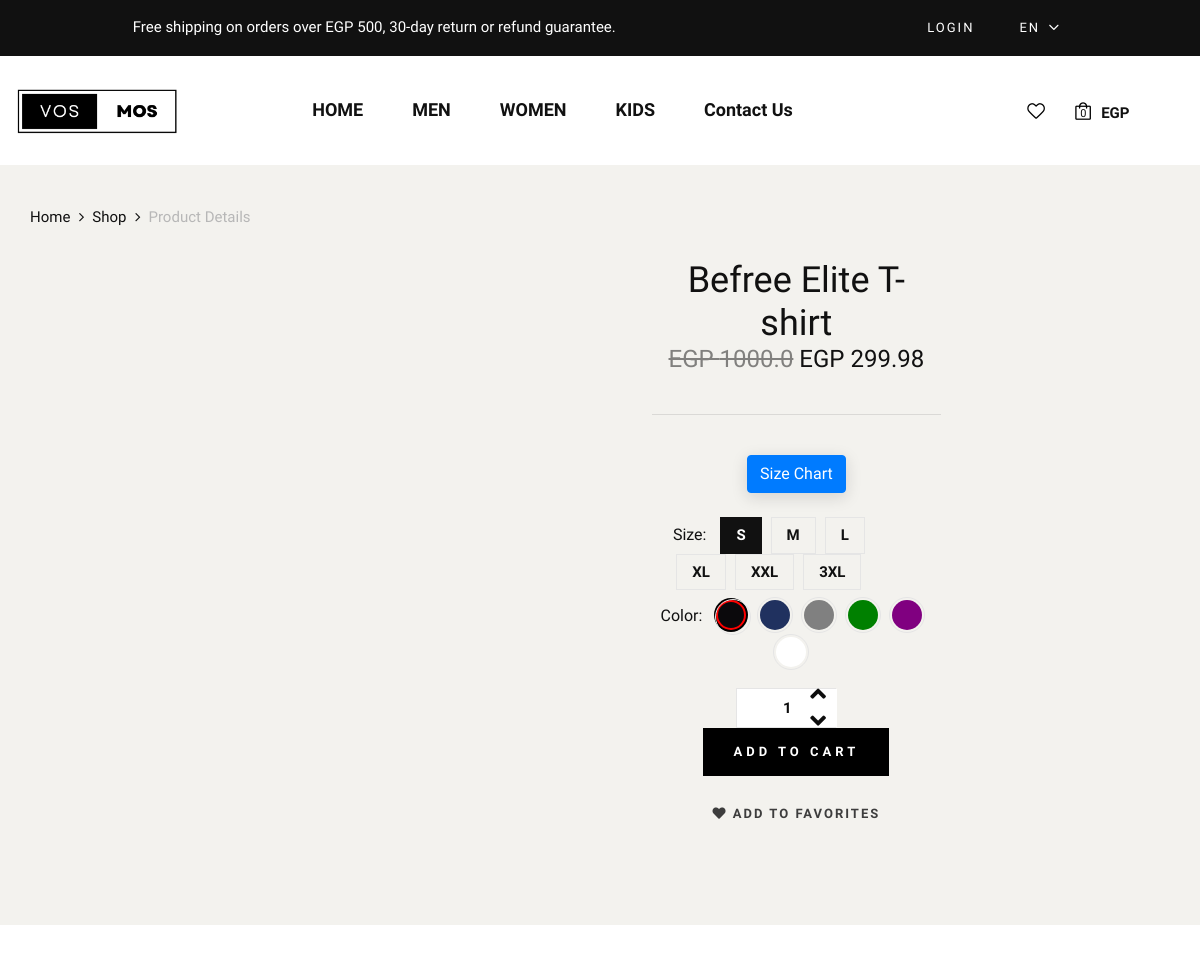
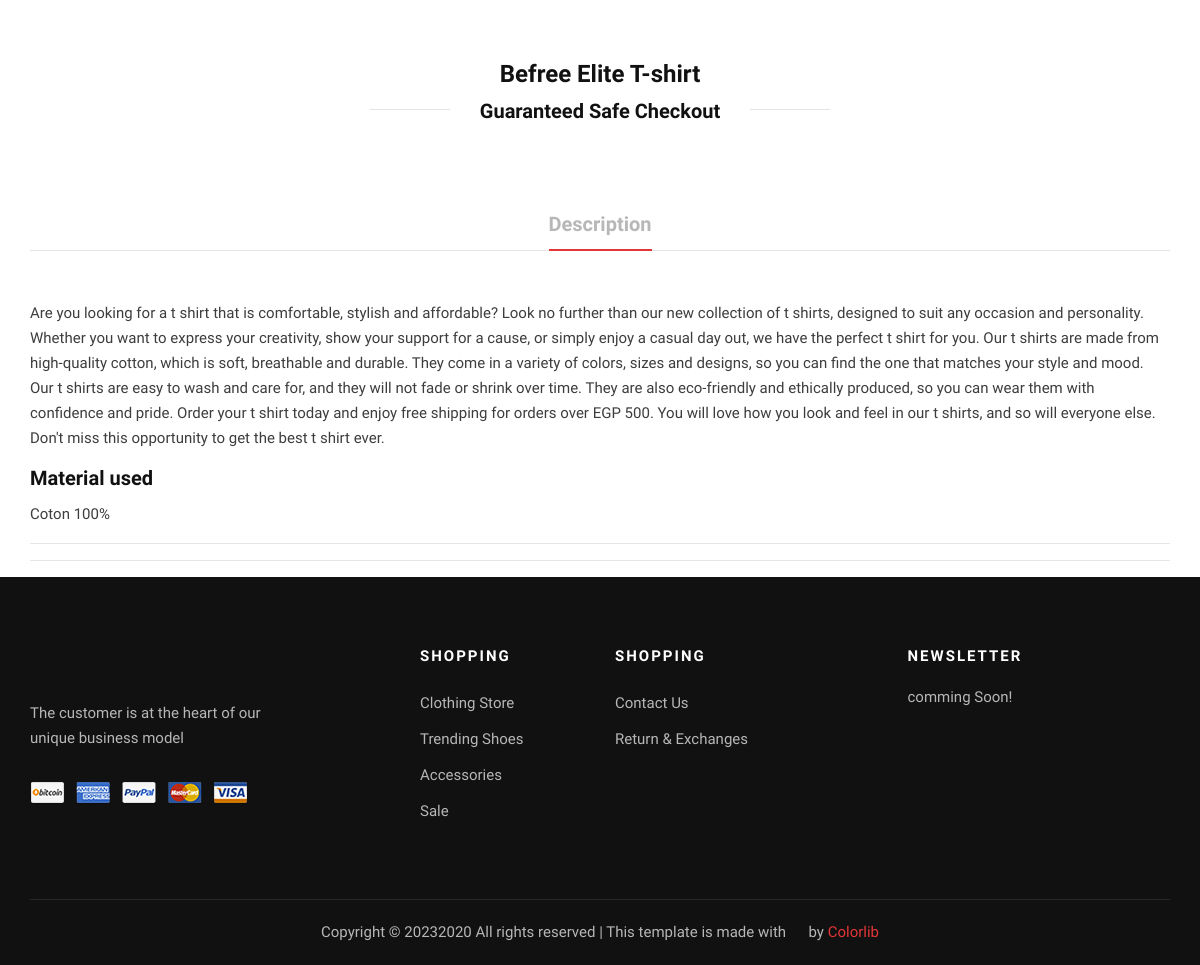
Page /product_detail/25/ on the committed database (2 pictures, top to bottom).
### frontend/models.py (models this page shows, shortened)
class ProductImage(models.Model):
    product = models.ForeignKey(Product, on_delete=models.CASCADE, related_name='images')
    image = models.ImageField(upload_to="static", default="", blank=True, null=True)
    path = models.CharField(max_length=50, default="")
    color = models.CharField(max_length=50, default="")

class Product(models.Model):
    CATEGORY_CHOICES = (
        ('M', 'Men'),
        ('W', 'Women'),
        ('K', 'Kids'),
        ('A', 'Accessories'),
    )
    SUB_CATEGORY_CHOICES = (
    ('S', 'Shirt'),
    ('SW', 'Sport wear'),
    ('OW', 'Outwear')
    )
    LABEL_CHOICES = (
        ('NEW', 'primary'),
        ('BEST Seller', 'secondary'),
        ('N', '')
    )
    product_id = models.AutoField
    id = models.AutoField(primary_key=True, auto_created=True)
    product_name = models.CharField(max_length=50)
    category = models.ManyToManyField('Category', through='ProductCategory')
    label = models.CharField(choices=LABEL_CHOICES, max_length=11, default="")
    subcategory = models.CharField(choices= SUB_CATEGORY_CHOICES ,max_length=50, default="")
    price = models.FloatField(default=0)
    discount_price = models.FloatField(default=0)
    pub_date = models.DateField()
    image = models.ImageField(upload_to="static", default="", blank=True, null=True)
    material = models.CharField(max_length=50, default="Coton 100%")
    description = models.TextField(default="Are you looking for a t shirt that is comfortable, stylish and affordable? Look no further than our new collection of t shirts, designed to suit any occasion and personality. Whether you want to express your creativity, show your support for a cause, or simply enjoy a casual day out, we have the perfect t shirt for you. Our t shirts are made from high-quality cotton, which is soft, breathable and durable. They come in a variety of colors, sizes and designs, so you can find the one that matches your style and mood.  Our t shirts are easy to wash and care for, and they will not fade or shrink over time. They are also eco-friendly and ethically produced, so you can wear them with confidence and pride. Order your t shirt today and enjoy free shipping for orders over EGP 500. You will love how you look and feel in our t shirts, and so will everyone else. Don't miss this opportunity to get the best t shirt ever.")
    path = models.CharField(max_length=50, default="")

class ProductSize(models.Model):
    product = models.ForeignKey(Product, on_delete=models.CASCADE, related_name="psize")
    size = models.CharField(max_length=10 , blank=True, null=True)
    quantity = models.PositiveIntegerField( blank=True, null=True)
    class Meta:
        unique_together = ('product', 'size')

class ProductColor(models.Model):
    product = models.ForeignKey(Product, on_delete=models.CASCADE, related_name="pcolor")
    color = models.CharField(max_length=10 , blank=True, null=True)
    color_id = models.CharField(max_length=10 , blank=True, null=True)
    quantity = models.PositiveIntegerField( blank=True, null=True)
    class Meta:
        unique_together = ('product', 'color')

### frontend/views.py (the view)
# urls.py: path('product_detail/<int:product_id>/', views.product_detail, name='product_detail'),
def product_detail(request, product_id):
    if request.method == 'POST':
        quantity = int(request.POST.get('quantity', 1))
        cart_item, created = cart_item.objects.get_or_create(
            cart=request.cart,
            product=product,
        )
        if not created:
            cart_item.quantity += quantity
        else:
            cart_item.quantity = quantity
        cart_item.save()
        return redirect('cart_detail')
    else:
        product = get_object_or_404(Product, id=product_id)
        recently_viewed_product_ids = request.session.get('recently_viewed_products', [])
        if product_id not in recently_viewed_product_ids:
            recently_viewed_product_ids.append(product_id)
            request.session['recently_viewed_products'] = recently_viewed_product_ids
        images = ProductImage.objects.filter(product=product)
        sizes = ProductSize.objects.filter(product=product)
        colors = ProductColor.objects.filter(product=product)
    return render(request, 'product.html', {'product': product, 'images': images, 'sizes': sizes, 'colors': colors})

### frontend/templates/product.html (shortened to what this page needs)
{% extends "layout.html" %}
{% load static %}
{% block body %}
    <div class="product__details__pic">
        <div class="container">
            <div class="row">
                <div class="col-lg-12">
                    <div class="d-flex justify-content-between align-items-center">
                        <div class="product__details__breadcrumb">
                            <a href="{% url 'index' %}">Home</a>
                            <a href="{% url 'show_products' %}">Shop</a>
                            <span>Product Details</span>
                        </div>
                    </div>
                </div>
                <div class="row">
                    <div class="col-lg-5 col-md-9">
                        <div class="tab-content">
                            <div class="tab-pane active" id="tabs-0" role="tabpanel">
                                <div class="product__details__pic__item">
                                </div>
                            </div>
                        </div>
                    </div>
                    <div class="col-lg-3 col-md-3 align-items-left">
                        <ul class="nav nav-tabs" role="tablist">
                            <li class="nav-item">
                                <a class="nav-link active" data-toggle="tab" href="#tabs-0" role="tab">
                                    <div class="product__thumb__pic set-bg" data-setbg="{% static product.path %}">
                                    </div>
                                </a>
                            </li>
                            {% for image in images %}
                            <li class="nav-item ">
                                <a class="nav-link" data-toggle="tab" href="#tabs-{{ forloop.counter }}" role="tab">
                                    <div class="product__thumb__pic set-bg" data-setbg="{% static image.path %}">
                                    </div>
                                </a>
                            </li>
                            {% endfor %}
                        </ul>
                    </div>
                    <div class="col-lg-4 col-md-12">
                        <h2>{{product.product_name}}</h2>
                        <h4>{% if product.discount_price != 0%} <span style="text-decoration: line-through; opacity: 0.5;">EGP {{ product.discount_price }}</span> {% endif %} EGP {{ product.price }} </h4>
                        <br>
                        <hr />
                        <br>
                        <button id="sizechart" type="button" class="btn btn-primary" data-toggle="modal" data-target="#sizeChartModal">
                            Size Chart
                        </button>
                        <br>
                        <br>
                        <div class="product__details__option">
                            <form id="my-form" method="POST" action="{% url 'add_to_cart' product.id %}">
                            <div class="product__details__option__size">
                                <span>Size:</span>
                                {% for size in sizes %}
                                <label for="{{ size.size }}"  {% if forloop.first %}class="active"{% endif %}>{{ size.size }}
                                </label>
                                {% endfor %}
                            </div>
                            <div id="color-selector" class="product__details__option__color">
                                <span>Color:</span>
                                {% for size in colors %}
                                    <label class="c-{{ size.color_id }}" for="sp-{{ size.color_id }}" title="{{ size.color }}"></label>
                                {% endfor %}
                            </div>
                            <br>
                            <br>
                            <div class="product__details__cart__option">
                                <div class="sticky-bottom">
                                    <div class="quantity">
                                      <div class="pro-qty">
                                        <input name="cloth_quantity" type="text" value="1">
                                      </div>
                                    </div>
                                    <a href="#" class="primary-btn" id="submit-button">Add to Cart</a>
                                  </div>                        </div>
                            </form>
                            <div class="product__details__btns__option">
                                <a onclick="addToFavorites('{{ product.id }}')" href="#"><i class="fa fa-heart"></i> add to favorites</a>
                            </div>
                        </div>
                    </div>
                </div>
            </div>
        </div>
    </div>
        <div class="product__details__content">
            <div class="container">
                <div class="row d-flex justify-content-center">
                    <div class="col-lg-8">
                        <div class="product__details__text">
                            <h4>{{product.product_name}}</h4>
                            <div class="product__details__last__option">
                                <h5><span>Guaranteed Safe Checkout</span></h5>
                            </div>
                        </div>
                    </div>
                </div>
                <div class="row">
                    <div class="col-lg-12">
                        <div class="product__details__tab">
                            <ul class="nav nav-tabs" role="tablist">
                                <li class="nav-item">
                                    <a class="nav-link active" data-toggle="tab" href="#tabs-5"
                                    role="tab">Description</a>
                                </li>
                            </ul>
                            <div class="tab-content">
                                <div class="tab-pane active" id="tabs-5" role="tabpanel">
                                    <div class="product__details__tab__content">
                                            <p>{{ product.description|linebreaks }}
                                            </p>
                                        <div class="product__details__tab__content__item">
                                            <h5>Material used</h5>
                                            <p>{{ product.material }}</p>
                                        </div>
                                    </div>
                                </div>
                            <hr/>
                            <hr/>
                            </div>
                        </div>
                    </div>
                </div>
            </div>
        </div>
{% endblock %}

### frontend/static/frontend/style.css (style rules this page uses)
input[name="color"]:checked + label { border: 2px solid red; box-shadow: 0 0 0 2px black; border-radius: 50%; }

### rows in the picture
Product: product_name "Befree Elite T-shirt", discount_price "1000.0", price "299.98", description "Are you looking for a t shirt that is comfortable, stylish and affordable? Look no further than our new collection of t shirts, designed to suit any occasion and personality. Whether you want to express your creativity, show your support for a cause, or simply enjoy a casual day out, we have the perfect t shirt for you. Our t shirts are made from high-quality cotton, which is soft, breathable and durable. They come in a variety of colors, sizes and designs, so you can find the one that matches your style and mood. Our t shirts are easy to wash and care for, and they will not fade or shrink over time. They are also eco-friendly and ethically produced, so you can wear them with confidence and…", material "Coton 100%"
ProductSize: size "S"
ProductSize: size "M"
ProductSize: size "L"
ProductSize: size "XL"
ProductSize: size "XXL"
ProductSize: size "3XL"
